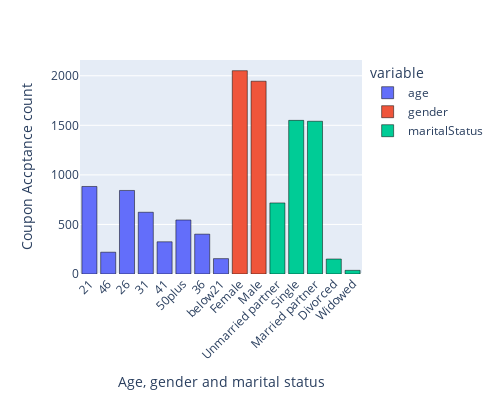

Here is the notebook cell this chart was saved with:
### Markdown cell above
Where I expected it to be of a greater value, seems onlu 45% of the drivers accept a coffee coupon when travelling alone and its snowing or raining.

### Code cell
#how does gender, maritalStatus and age affect coupon acceptance in general
fig = px.histogram(ch_df[['age', 'gender', 'maritalStatus']], nbins=10, height=400, width=500)
fig.update_traces(marker_line_color='black',
                  marker_line_width=0.5)
fig.update_layout(
    xaxis_title="Age, gender and marital status",
    yaxis_title="Coupon Accptance count",
    xaxis=dict(
        tickangle=-45  # Tilt the labels by 45 degrees
    )
)

### Figure 1 — Plotly figure (JSON) as saved in the notebook; plotly's stock layout.template omitted (floating-point values rounded to 4 significant figures; data arrays with more than 128 entries replaced by an {"elided": "..."} marker saying what was removed)
{"data": [{"alignmentgroup": "True", "bingroup": "x", "hovertemplate": "variable=age<br>value=%{x}<br>count=%{y}<extra></extra>", "legendgroup": "age", "marker": {"color": "#636efa", "line": {"color": "black", "width": 0.5}, "pattern": {"shape": ""}}, "name": "age", "nbinsx": 10, "offsetgroup": "age", "orientation": "v", "showlegend": true, "type": "histogram", "x": {"elided": "3996 str values"}, "xaxis": "x", "yaxis": "y"}, {"alignmentgroup": "True", "bingroup": "x", "hovertemplate": "variable=gender<br>value=%{x}<br>count=%{y}<extra></extra>", "legendgroup": "gender", "marker": {"color": "#EF553B", "line": {"color": "black", "width": 0.5}, "pattern": {"shape": ""}}, "name": "gender", "nbinsx": 10, "offsetgroup": "gender", "orientation": "v", "showlegend": true, "type": "histogram", "x": {"elided": "3996 str values"}, "xaxis": "x", "yaxis": "y"}, {"alignmentgroup": "True", "bingroup": "x", "hovertemplate": "variable=maritalStatus<br>value=%{x}<br>count=%{y}<extra></extra>", "legendgroup": "maritalStatus", "marker": {"color": "#00cc96", "line": {"color": "black", "width": 0.5}, "pattern": {"shape": ""}}, "name": "maritalStatus", "nbinsx": 10, "offsetgroup": "maritalStatus", "orientation": "v", "showlegend": true, "type": "histogram", "x": {"elided": "3996 str values"}, "xaxis": "x", "yaxis": "y"}], "layout": {"barmode": "relative", "height": 400, "legend": {"title": {"text": "variable"}, "tracegroupgap": 0}, "margin": {"t": 60}, "width": 500, "xaxis": {"anchor": "y", "domain": [0, 1], "tickangle": -45, "title": {"text": "Age, gender and marital status"}}, "yaxis": {"anchor": "x", "domain": [0, 1], "title": {"text": "Coupon Accptance count"}}}}
